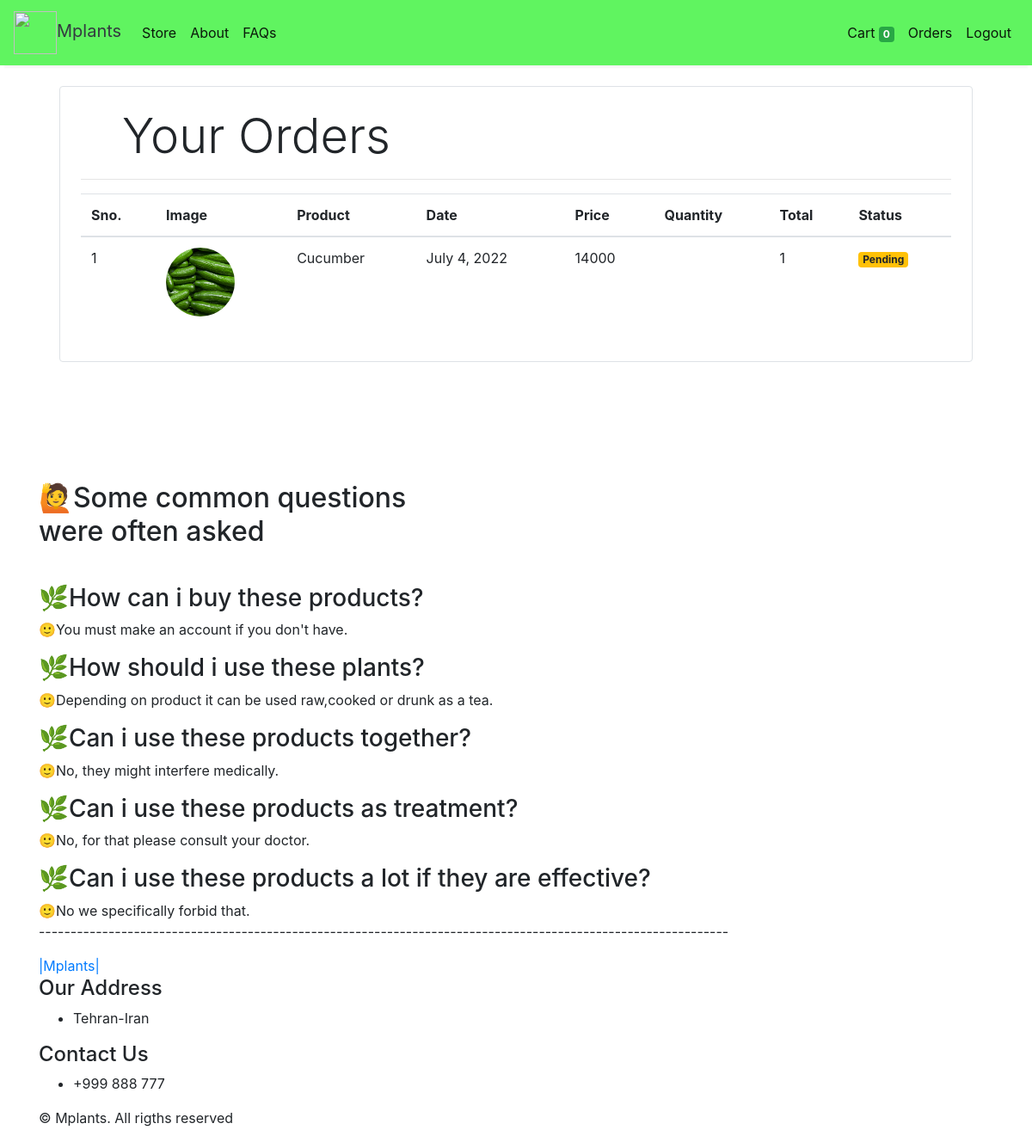
The app's page /orders (signed in) with its own data.
### store/models/orders.py (models this page shows, shortened)
class Order(models.Model):
    product = models.ForeignKey(Products,
                                on_delete=models.CASCADE)
    customer = models.ForeignKey(Customer,
                                 on_delete=models.CASCADE)
    quantity = models.IntegerField(default=1)
    price = models.IntegerField()
    address = models.CharField (max_length=50, default='', blank=True)
    phone = models.CharField (max_length=50, default='', blank=True)
    date = models.DateField (default=datetime.datetime.today)
    status = models.BooleanField (default=False)
    @staticmethod
    def get_orders_by_customer(customer_id):
        return Order.objects.filter(customer=customer_id).order_by('-date')

### store/models/product.py (models this page shows, shortened)
class Products(models.Model):
    name = models.CharField(max_length=60)
    price = models.IntegerField(default=0)
    category = models.ForeignKey(Category, on_delete=models.CASCADE, default=1)
    description = models.CharField(max_length=250)
    image = models.ImageField(upload_to='uploads/products/')

### store/middlewares/auth.py (the view)
    def middleware(request):
        print(request.session.get('customer'))
        returnUrl = request.META['PATH_INFO']
        print(request.META['PATH_INFO'])
        if not request.session.get('customer'):
           return redirect(f'login?return_url={returnUrl}')
        response = get_response(request)
        return response

### store/views/orders.py (called while the page is built)
    def get(self , request ):
        customer = request.session.get('customer')
        orders = Order.get_orders_by_customer(customer)
        print(orders)
        return render(request , 'orders.html'  , {'orders' : orders})

### store/templates/orders.html
{% extends 'base.html' %} {% block content %} {% load cart %}
<div class="container">
  <div class="border rounded p-4 m-4">
    <p class="display-4 pl-4 ml-4">Your Orders</p>
    <hr />
    <table class="table">
      <thead>
        <tr>
          <th>Sno.</th>
          <th>Image</th>
          <th>Product</th>
          <th>Date</th>
          <th>Price</th>
          <th>Quantity</th>
          <th>Total</th>
          <th>Status</th>
        </tr>
      </thead>
      <tbody>
        {% for order in orders %}
        <tr>
          <td>{{forloop.counter}}</td>
          <td>
            <img
              style="height: 80px"
              class="rounded-circle"
              src="{{order.product.image.url}}"
              alt=""
            />
          </td>
          <td>{{order.product.name}}</td>
          <td>{{order.date}}</td>
          <td>{{order.price}}</td>
          <td>{{order.description}}</td>
          <td>{{order.quantity}}</td>
          {% if order.status %}
          <td><small class="badge badge-success">Completed</small></td>
          {%else%}
          <td><small class="badge badge-warning">Pending</small></td>
          {% endif %}
        </tr>
        {% endfor %}
      </tbody>
    </table>
  </div>
</div>
{% endblock %}

### records on screen
Order: product.image (picture), product.name "Cucumber", date "July 4, 2022", price "14000", quantity "1", status "Pending"

### other values on screen
{{ request.session.cart.keys|length }} "0"
